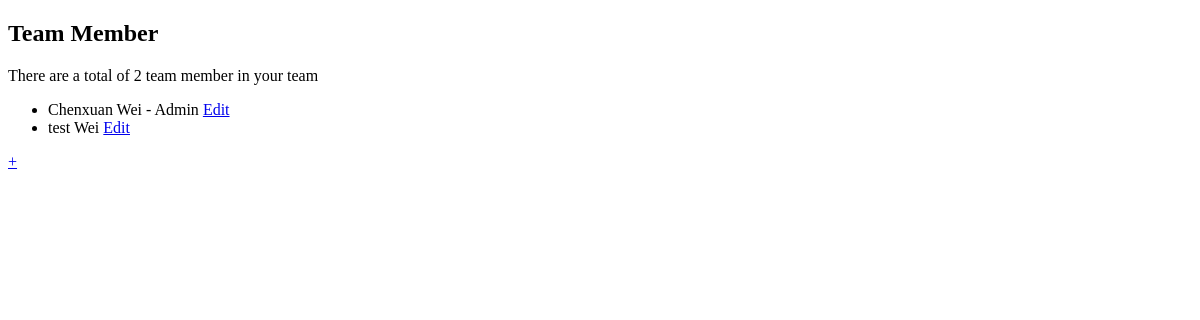
Before: / with the older database file.
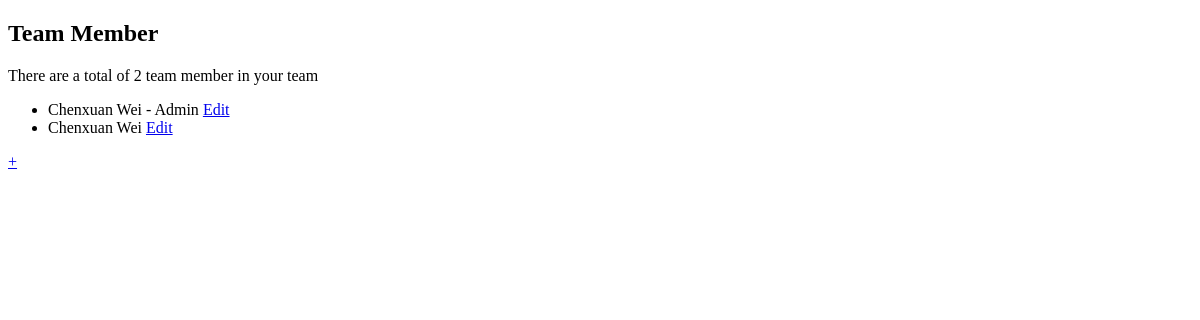
After: the same page with the newer database file.
### member_page/models.py (models this page shows, shortened)
class TeamMember(models.Model):
    class Role(models.TextChoices):
        REGULAR = "Regular"
        ADMIN = "Admin"
    first_name = models.CharField(max_length=100)
    last_name = models.CharField(max_length=100)
    email = models.EmailField(max_length=100)
    role = models.CharField(max_length=100,
                            choices=Role.choices,
                            default=Role.REGULAR)
    phone_number = models.CharField(max_length=12)

### member_page/views.py (the view)
# urls.py: path('', team_member_list, name='team_member_list'),
def team_member_list(request):
    team_members = TeamMember.objects.all()
    total_members = team_members.count()
    return render(request, 'member_page/team_member_list.html', {'team_members': team_members, 'total_members': total_members})

### member_page/templates/member_page/team_member_list.html
{% extends 'member_page/base.html' %}
{% block content %}
  <h2>Team Member</h2>
  <p>There are a total of {{ total_members }} team member in your team</p>
  <ul>
    {% for team_member in team_members %}
      <li>{{ team_member.first_name }} {{ team_member.last_name }}
        {% if team_member.role == 'Admin' %}
          - {{ team_member.role }}
        {% endif %}
        <a href="{% url 'team_member_edit' team_member.id %}">Edit</a></li>
    {% endfor %}
  </ul>
  <a href="{% url 'team_member_add' %}">+</a>
{% endblock %}

Changed rows visible on the page:
removed TeamMember: first_name "test", last_name "Wei"
added TeamMember: first_name "Chenxuan", last_name "Wei"
